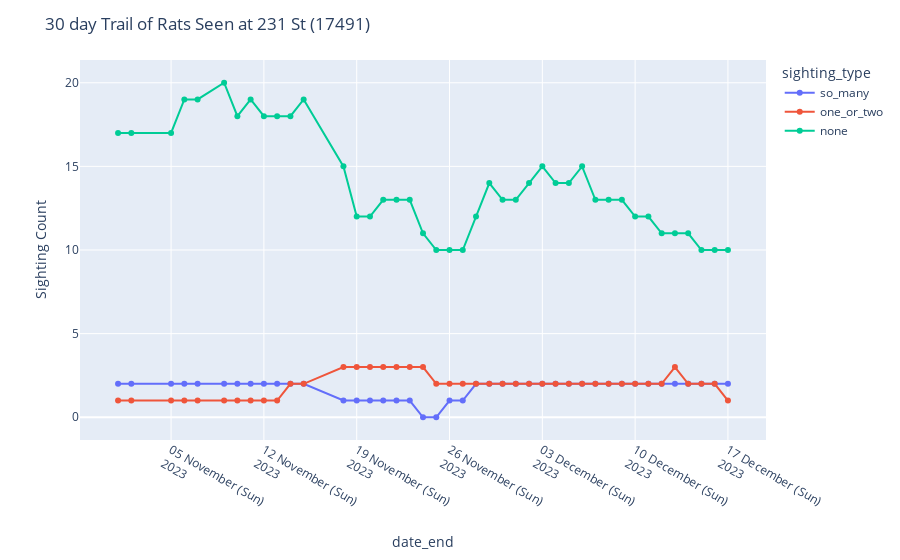

The notebook cell this image was saved under:
### Code cell
def plot_station_trend(station_name, station_id=None):
    if not station_id:
        station_id = stations_df[stations_df["station_name"] == station_name]["station_id"].values
        if len(station_id) > 1:
            print("Station name conflict, this station requires a specific ID due to duplicate names")
            return

    station_data = sightings_df[sightings_df["station_id"] == station_id[0]]
    melted_data = station_data.melt(["station_id", "date_start","date_end"], var_name="sighting_type", value_vars=["so_many", "one_or_two", "none"]) 

    fig = px.line(melted_data, x="date_end", y="value", color="sighting_type", markers=True)
    fig.update_layout(
        title=f"30 day Trail of Rats Seen at {station_name} ({station_id[0]})",
        xaxis_tickformat='%d %B (%a)<br>%Y',
        yaxis_title="Sighting Count"
    )
    fig.show()

    print(pio.to_html(fig, include_plotlyjs=False))
    

plot_station_trend("231 St")

### Figure 1 — Plotly figure (JSON) as saved in the notebook; plotly's stock layout.template omitted (floating-point values rounded to 4 significant figures)
{"data": [{"hovertemplate": "sighting_type=so_many<br>date_end=%{x}<br>value=%{y}<extra></extra>", "legendgroup": "so_many", "line": {"color": "#636efa", "dash": "solid"}, "marker": {"symbol": "circle"}, "mode": "markers+lines", "name": "so_many", "orientation": "v", "showlegend": true, "type": "scatter", "x": ["2023-11-01T00:00:00", "2023-11-02T00:00:00", "2023-11-05T00:00:00", "2023-11-06T00:00:00", "2023-11-07T00:00:00", "2023-11-09T00:00:00", "2023-11-10T00:00:00", "2023-11-11T00:00:00", "2023-11-12T00:00:00", "2023-11-13T00:00:00", "2023-11-14T00:00:00", "2023-11-15T00:00:00", "2023-11-18T00:00:00", "2023-11-19T00:00:00", "2023-11-20T00:00:00", "2023-11-21T00:00:00", "2023-11-22T00:00:00", "2023-11-23T00:00:00", "2023-11-24T00:00:00", "2023-11-25T00:00:00", "2023-11-26T00:00:00", "2023-11-27T00:00:00", "2023-11-28T00:00:00", "2023-11-29T00:00:00", "2023-11-30T00:00:00", "2023-12-01T00:00:00", "2023-12-02T00:00:00", "2023-12-03T00:00:00", "2023-12-04T00:00:00", "2023-12-05T00:00:00", "2023-12-06T00:00:00", "2023-12-07T00:00:00", "2023-12-08T00:00:00", "2023-12-09T00:00:00", "2023-12-10T00:00:00", "2023-12-11T00:00:00", "2023-12-12T00:00:00", "2023-12-13T00:00:00", "2023-12-14T00:00:00", "2023-12-15T00:00:00", "2023-12-16T00:00:00", "2023-12-17T00:00:00"], "xaxis": "x", "y": [2, 2, 2, 2, 2, 2, 2, 2, 2, 2, 2, 2, 1, 1, 1, 1, 1, 1, 0, 0, 1, 1, 2, 2, 2, 2, 2, 2, 2, 2, 2, 2, 2, 2, 2, 2, 2, 2, 2, 2, 2, 2], "yaxis": "y"}, {"hovertemplate": "sighting_type=one_or_two<br>date_end=%{x}<br>value=%{y}<extra></extra>", "legendgroup": "one_or_two", "line": {"color": "#EF553B", "dash": "solid"}, "marker": {"symbol": "circle"}, "mode": "markers+lines", "name": "one_or_two", "orientation": "v", "showlegend": true, "type": "scatter", "x": ["2023-11-01T00:00:00", "2023-11-02T00:00:00", "2023-11-05T00:00:00", "2023-11-06T00:00:00", "2023-11-07T00:00:00", "2023-11-09T00:00:00", "2023-11-10T00:00:00", "2023-11-11T00:00:00", "2023-11-12T00:00:00", "2023-11-13T00:00:00", "2023-11-14T00:00:00", "2023-11-15T00:00:00", "2023-11-18T00:00:00", "2023-11-19T00:00:00", "2023-11-20T00:00:00", "2023-11-21T00:00:00", "2023-11-22T00:00:00", "2023-11-23T00:00:00", "2023-11-24T00:00:00", "2023-11-25T00:00:00", "2023-11-26T00:00:00", "2023-11-27T00:00:00", "2023-11-28T00:00:00", "2023-11-29T00:00:00", "2023-11-30T00:00:00", "2023-12-01T00:00:00", "2023-12-02T00:00:00", "2023-12-03T00:00:00", "2023-12-04T00:00:00", "2023-12-05T00:00:00", "2023-12-06T00:00:00", "2023-12-07T00:00:00", "2023-12-08T00:00:00", "2023-12-09T00:00:00", "2023-12-10T00:00:00", "2023-12-11T00:00:00", "2023-12-12T00:00:00", "2023-12-13T00:00:00", "2023-12-14T00:00:00", "2023-12-15T00:00:00", "2023-12-16T00:00:00", "2023-12-17T00:00:00"], "xaxis": "x", "y": [1, 1, 1, 1, 1, 1, 1, 1, 1, 1, 2, 2, 3, 3, 3, 3, 3, 3, 3, 2, 2, 2, 2, 2, 2, 2, 2, 2, 2, 2, 2, 2, 2, 2, 2, 2, 2, 3, 2, 2, 2, 1], "yaxis": "y"}, {"hovertemplate": "sighting_type=none<br>date_end=%{x}<br>value=%{y}<extra></extra>", "legendgroup": "none", "line": {"color": "#00cc96", "dash": "solid"}, "marker": {"symbol": "circle"}, "mode": "markers+lines", "name": "none", "orientation": "v", "showlegend": true, "type": "scatter", "x": ["2023-11-01T00:00:00", "2023-11-02T00:00:00", "2023-11-05T00:00:00", "2023-11-06T00:00:00", "2023-11-07T00:00:00", "2023-11-09T00:00:00", "2023-11-10T00:00:00", "2023-11-11T00:00:00", "2023-11-12T00:00:00", "2023-11-13T00:00:00", "2023-11-14T00:00:00", "2023-11-15T00:00:00", "2023-11-18T00:00:00", "2023-11-19T00:00:00", "2023-11-20T00:00:00", "2023-11-21T00:00:00", "2023-11-22T00:00:00", "2023-11-23T00:00:00", "2023-11-24T00:00:00", "2023-11-25T00:00:00", "2023-11-26T00:00:00", "2023-11-27T00:00:00", "2023-11-28T00:00:00", "2023-11-29T00:00:00", "2023-11-30T00:00:00", "2023-12-01T00:00:00", "2023-12-02T00:00:00", "2023-12-03T00:00:00", "2023-12-04T00:00:00", "2023-12-05T00:00:00", "2023-12-06T00:00:00", "2023-12-07T00:00:00", "2023-12-08T00:00:00", "2023-12-09T00:00:00", "2023-12-10T00:00:00", "2023-12-11T00:00:00", "2023-12-12T00:00:00", "2023-12-13T00:00:00", "2023-12-14T00:00:00", "2023-12-15T00:00:00", "2023-12-16T00:00:00", "2023-12-17T00:00:00"], "xaxis": "x", "y": [17, 17, 17, 19, 19, 20, 18, 19, 18, 18, 18, 19, 15, 12, 12, 13, 13, 13, 11, 10, 10, 10, 12, 14, 13, 13, 14, 15, 14, 14, 15, 13, 13, 13, 12, 12, 11, 11, 11, 10, 10, 10], "yaxis": "y"}], "layout": {"legend": {"title": {"text": "sighting_type"}, "tracegroupgap": 0}, "margin": {"t": 60}, "title": {"text": "30 day Trail of Rats Seen at 231 St (17491)"}, "xaxis": {"anchor": "y", "domain": [0, 1], "tickformat": "%d %B (%a)<br>%Y", "title": {"text": "date_end"}}, "yaxis": {"anchor": "x", "domain": [0, 1], "title": {"text": "Sighting Count"}}}}
